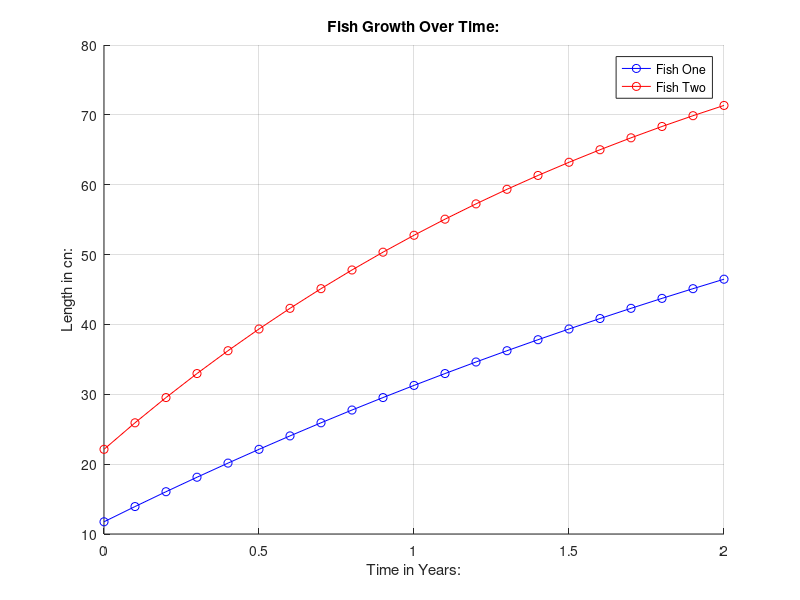

Recreate this plot in MATLAB.
% CFU MATLAB
% File: CFU_6p2_corniedj.m
% Date: 15 February 2023
% By: Derek Corniello corniedj 
%
% Section: 003
% Team: 041
%
% ELECTRONIC SIGNATURE 
% Derek Corniello
%
% The electronic signature above indicates the script
% submitted for evaluation is my individual work, and I
% have a general understanding of all aspects of its
% development and execution.
%
% A BRIEF DESCRIPTION OF WHAT THE SCRIPT OR FUNCTION DOES
% Describe the growth of a fish using the von Bertalanffy growth law

clear; clc

T = (0:.1:2);
Lmax = 100;
t = 0.5;

hold on
k1 = .25;
f1 = Lmax*(1-exp(-k1*(T+t)));
k2 = .5;
f2 = Lmax*(1-exp(-k2*(T+t)));

grid
plot(T, f1, 'bo-', T, f2, 'ro-');
title("Fish Growth Over Time:")
xlabel('Time in Years:')
ylabel('Length in cn:')
legend("Fish One", "Fish Two");
